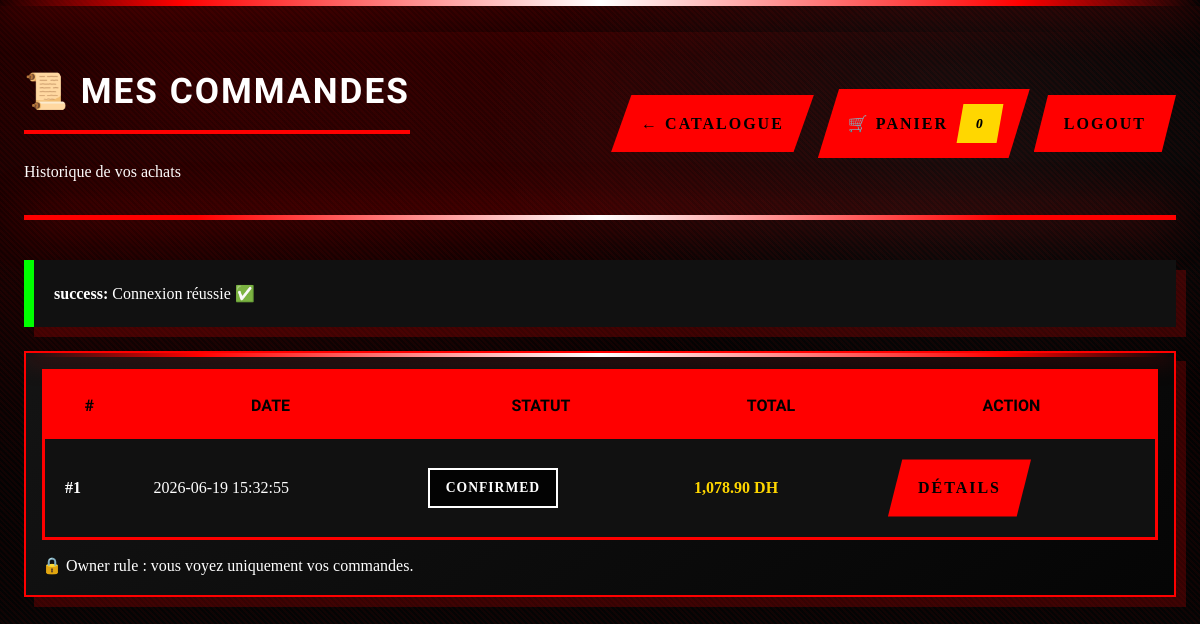
Screenshot of /php/public/my_orders.php (signed in) with the database file from the repository.
### tables this page shows
CREATE TABLE orders (
  id INT AUTO_INCREMENT PRIMARY KEY,
  user_id INT NOT NULL,
  total DECIMAL(10,2) NOT NULL DEFAULT 0.00,
  status ENUM('PENDING','CONFIRMED','SHIPPED','CANCELLED') NOT NULL DEFAULT 'PENDING',
  created_at TIMESTAMP DEFAULT CURRENT_TIMESTAMP,
  CONSTRAINT fk_orders_user
    FOREIGN KEY (user_id) REFERENCES users(id)
    ON DELETE RESTRICT ON UPDATE CASCADE,
  CHECK (total >= 0)
);

### php/includes/cart.php (called while the page is built, shortened)
<?php
function cart_get(): array {
  return $_SESSION['cart'];
}

### php/includes/auth.php (called while the page is built, shortened)
<?php
if (!function_exists('get_flash')) {
    function get_flash(): ?array {
        $flash = $_SESSION['flash'];
        return $flash;
    }
}

### php/public/my_orders.php (the view, shortened to what this page needs)
<?php
require_once __DIR__ . "/../includes/auth.php";
require_once __DIR__ . "/../includes/cart.php";
$user = current_user();
$stmt = $pdo->prepare("
  SELECT id, total, status, created_at
  FROM orders
  WHERE user_id = ?
  ORDER BY id DESC
");
$stmt->execute([(int)$user['id']]);
$orders = $stmt->fetchAll(PDO::FETCH_ASSOC);
$flash = get_flash();
?>
<!doctype html>
<html lang="fr">
<head>
  <link rel="stylesheet" href="assets/style.css">
</head>
<body class="page">
  <div class="topbar">
    <div>
      <h2>📜 Mes commandes</h2>
      <div class="muted">Historique de vos achats</div>
    </div>
    <div class="actions">
      <a class="btn btn-soft" href="/mini-ecommerce/php/public/index.php">← Catalogue</a>
      <a class="btn btn-outline" href="/mini-ecommerce/php/public/cart.php">
        🛒 Panier <span class="badge"><?= count(cart_get()) ?></span>
      </a>
      <a class="btn btn-soft" href="/mini-ecommerce/php/public/logout.php">Logout</a>
    </div>
  </div>
  <?php if ($flash): ?>
    <div class="flash <?= htmlspecialchars($flash['type']) ?>">
      <b><?= htmlspecialchars($flash['type']) ?>:</b>
      <?= htmlspecialchars($flash['msg']) ?>
    </div>
  <?php endif; ?>
  <?php if (empty($orders)): ?>
    <div class="card" style="padding:18px; margin-top:14px;">
      <div class="muted">Aucune commande pour le moment.</div>
    </div>
  <?php else: ?>
    <div class="card" style="padding:16px; margin-top:14px;">
      <table>
        <thead>
          <tr>
            <th>#</th>
            <th>Date</th>
            <th class="center">Statut</th>
            <th class="right">Total</th>
            <th class="center">Action</th>
          </tr>
        </thead>
        <tbody>
          <?php foreach ($orders as $o): ?>
            <tr>
              <td><b>#<?= (int)$o['id'] ?></b></td>
              <td>
                <span class="muted"><?= htmlspecialchars($o['created_at'] ?? '') ?></span>
              </td>
              <td class="center">
                <span class="pill">
                  <?= htmlspecialchars($o['status']) ?>
                </span>
              </td>
              <td class="right" style="font-weight:900; color: var(--gold);">
                <?= number_format((float)$o['total'], 2) ?> DH
              </td>
              <td class="center">
                <a class="btn btn-soft"
                   href="/mini-ecommerce/php/public/order_show.php?id=<?= (int)$o['id'] ?>">
                  Détails
                </a>
              </td>
            </tr>
          <?php endforeach; ?>
        </tbody>
      </table>
      <div class="muted" style="margin-top:12px;">
        🔒 Owner rule : vous voyez uniquement vos commandes.
      </div>
    </div>
  <?php endif; ?>
</body>
</html>

### rows the page displays
orders: id "1", created_at "2026-06-19 15:32:55", status "CONFIRMED", total "1,078.90"

### other values shown
count(cart_get()) "0"
$flash['type'] "success"
$flash['msg'] "Connexion réussie ✅"
